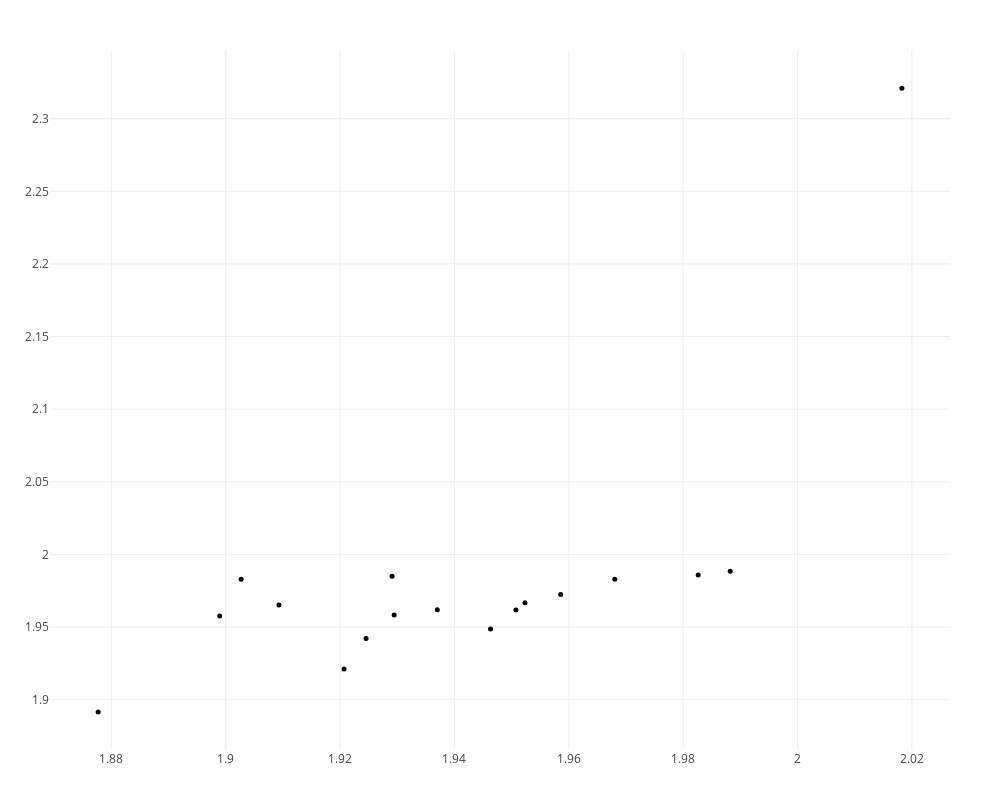

The cell this chart's notebook holds for it:
### Code cell
plotpersistencediagram_pjs(th_res,dim=3)

### Figure 1 — Plotly figure (JSON) as saved in the notebook; plotly's stock layout.template omitted (floating-point values rounded to 4 significant figures)
{"data": [{"hoverinfo": "x+y+text", "marker": {"color": "black", "size": 5}, "mode": "markers", "text": ["class/size  1/98", "class/size  2/123", "class/size  3/345", "class/size  4/242", "class/size  5/255", "class/size  6/69", "class/size  7/195", "class/size  8/186", "class/size  9/281", "class/size  10/201", "class/size  11/182", "class/size  12/108", "class/size  13/250", "class/size  14/1072", "class/size  15/181", "class/size  16/202", "class/size  17/561"], "textfont": {"family": "Raleway, sans-serif"}, "textposition": "top center", "type": "scatter", "x": [1.988, 1.878, 1.946, 1.959, 1.903, 1.921, 1.929, 1.951, 1.952, 1.983, 1.899, 1.925, 1.968, 2.018, 1.909, 1.929, 1.937], "y": [1.988, 1.892, 1.949, 1.972, 1.983, 1.921, 1.958, 1.962, 1.967, 1.986, 1.958, 1.942, 1.983, 2.321, 1.965, 1.985, 1.962]}, {"hoverinfo": "x+text", "marker": {"color": "red", "size": 6}, "mode": "markers", "text": [], "textfont": {"family": "Raleway, sans-serif"}, "textposition": "top center", "type": "scatter", "x": [], "y": []}], "layout": {"height": 800, "hovermode": "closest", "margin": {"b": 50, "l": 50, "r": 50, "t": 50}, "scene": {"aspectmode": "manual", "aspectratio": {"x": 1, "y": 3.055}}, "showlegend": false, "width": 1000}}
